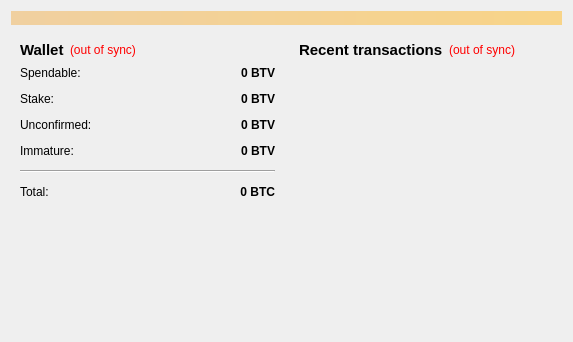
<?xml version="1.0" encoding="UTF-8"?>
<ui version="4.0">
 <class>OverviewPage</class>
 <widget class="QWidget" name="OverviewPage">
  <property name="geometry">
   <rect>
    <x>0</x>
    <y>0</y>
    <width>573</width>
    <height>342</height>
   </rect>
  </property>
  <property name="windowTitle">
   <string>Form</string>
  </property>
  <layout class="QVBoxLayout" name="topLayout">
   <item>
    <widget class="QLabel" name="labelAlerts">
     <property name="visible">
      <bool>false</bool>
     </property>
     <property name="styleSheet">
      <string notr="true">background-color: qlineargradient(x1: 0, y1: 0, x2: 1, y2: 0, stop:0 #F0D0A0, stop:1 #F8D488);  color:#000000
</string>
     </property>
     <property name="wordWrap">
      <bool>true</bool>
     </property>
     <property name="margin">
      <number>3</number>
     </property>
    </widget>
   </item>
   <item>
    <layout class="QHBoxLayout" name="horizontalLayout" stretch="1,1">
     <item>
      <layout class="QVBoxLayout" name="verticalLayout_2">
       <item>
        <widget class="QWidget" name="widget" native="true">
         <layout class="QVBoxLayout" name="verticalLayout_4">
          <item>
           <layout class="QHBoxLayout" name="horizontalLayout_4">
            <item>
             <widget class="QLabel" name="label_5">
              <property name="font">
               <font>
                <pointsize>11</pointsize>
                <weight>75</weight>
                <bold>true</bold>
               </font>
              </property>
              <property name="text">
               <string>Wallet</string>
              </property>
             </widget>
            </item>
            <item>
             <widget class="QLabel" name="labelWalletStatus">
              <property name="toolTip">
               <string>The displayed information may be out of date. Your wallet automatically synchronizes with the Bitvaluta network after a connection is established, but this process has not completed yet.</string>
              </property>
              <property name="styleSheet">
               <string notr="true">QLabel { color: red; }</string>
              </property>
              <property name="text">
               <string notr="true">(out of sync)</string>
              </property>
              <property name="alignment">
               <set>Qt::AlignLeading|Qt::AlignLeft|Qt::AlignVCenter</set>
              </property>
             </widget>
            </item>
            <item>
             <spacer name="horizontalSpacer_2">
              <property name="orientation">
               <enum>Qt::Horizontal</enum>
              </property>
              <property name="sizeHint" stdset="0">
               <size>
                <width>40</width>
                <height>20</height>
               </size>
              </property>
             </spacer>
            </item>
           </layout>
          </item>
          <item>
           <layout class="QFormLayout" name="formLayout_2">
            <property name="fieldGrowthPolicy">
             <enum>QFormLayout::AllNonFixedFieldsGrow</enum>
            </property>
            <property name="horizontalSpacing">
             <number>12</number>
            </property>
            <property name="verticalSpacing">
             <number>12</number>
            </property>
            <item row="0" column="0">
             <widget class="QLabel" name="label">
              <property name="text">
               <string>Spendable:</string>
              </property>
             </widget>
            </item>
            <item row="0" column="1">
             <widget class="QLabel" name="labelBalance">
              <property name="font">
               <font>
                <weight>75</weight>
                <bold>true</bold>
               </font>
              </property>
              <property name="cursor">
               <cursorShape>IBeamCursor</cursorShape>
              </property>
              <property name="toolTip">
               <string>Your current spendable balance</string>
              </property>
              <property name="text">
               <string notr="true">0 BTV</string>
              </property>
              <property name="alignment">
               <set>Qt::AlignRight|Qt::AlignTrailing|Qt::AlignVCenter</set>
              </property>
              <property name="textInteractionFlags">
               <set>Qt::LinksAccessibleByMouse|Qt::TextSelectableByKeyboard|Qt::TextSelectableByMouse</set>
              </property>
             </widget>
            </item>
            <item row="1" column="0">
             <widget class="QLabel" name="label_6">
              <property name="text">
               <string>Stake:</string>
              </property>
             </widget>
            </item>
            <item row="1" column="1">
             <widget class="QLabel" name="labelStake">
              <property name="font">
               <font>
                <weight>75</weight>
                <bold>true</bold>
               </font>
              </property>
              <property name="cursor">
               <cursorShape>IBeamCursor</cursorShape>
              </property>
              <property name="toolTip">
               <string>Total of coins that was staked, and do not yet count toward the current balance</string>
              </property>
              <property name="text">
               <string notr="true">0 BTV</string>
              </property>
              <property name="alignment">
               <set>Qt::AlignRight|Qt::AlignTrailing|Qt::AlignVCenter</set>
              </property>
              <property name="textInteractionFlags">
               <set>Qt::LinksAccessibleByMouse|Qt::TextSelectableByKeyboard|Qt::TextSelectableByMouse</set>
              </property>
             </widget>
            </item>
            <item row="2" column="0">
             <widget class="QLabel" name="label_3">
              <property name="text">
               <string>Unconfirmed:</string>
              </property>
             </widget>
            </item>
            <item row="2" column="1">
             <widget class="QLabel" name="labelUnconfirmed">
              <property name="font">
               <font>
                <weight>75</weight>
                <bold>true</bold>
               </font>
              </property>
              <property name="cursor">
               <cursorShape>IBeamCursor</cursorShape>
              </property>
              <property name="toolTip">
               <string>Total of transactions that have yet to be confirmed, and do not yet count toward the current balance</string>
              </property>
              <property name="text">
               <string notr="true">0 BTV</string>
              </property>
              <property name="alignment">
               <set>Qt::AlignRight|Qt::AlignTrailing|Qt::AlignVCenter</set>
              </property>
              <property name="textInteractionFlags">
               <set>Qt::LinksAccessibleByMouse|Qt::TextSelectableByKeyboard|Qt::TextSelectableByMouse</set>
              </property>
             </widget>
            </item>
            <item row="3" column="0">
             <widget class="QLabel" name="labelImmatureText">
              <property name="text">
               <string>Immature:</string>
              </property>
             </widget>
            </item>
            <item row="3" column="1">
             <widget class="QLabel" name="labelImmature">
              <property name="font">
               <font>
                <weight>75</weight>
                <bold>true</bold>
               </font>
              </property>
              <property name="toolTip">
               <string>Mined balance that has not yet matured</string>
              </property>
              <property name="text">
               <string notr="true">0 BTV</string>
              </property>
              <property name="alignment">
               <set>Qt::AlignRight|Qt::AlignTrailing|Qt::AlignVCenter</set>
              </property>
              <property name="textInteractionFlags">
               <set>Qt::LinksAccessibleByMouse|Qt::TextSelectableByKeyboard|Qt::TextSelectableByMouse</set>
              </property>
             </widget>
            </item>
            <item row="4" column="0" colspan="2">
             <widget class="Line" name="line">
              <property name="orientation">
               <enum>Qt::Horizontal</enum>
              </property>
             </widget>
            </item>
            <item row="5" column="0">
             <widget class="QLabel" name="labelTotalText">
              <property name="text">
               <string>Total:</string>
              </property>
             </widget>
            </item>
            <item row="5" column="1">
             <widget class="QLabel" name="labelTotal">
              <property name="font">
               <font>
                <weight>75</weight>
                <bold>true</bold>
               </font>
              </property>
              <property name="cursor">
               <cursorShape>IBeamCursor</cursorShape>
              </property>
              <property name="toolTip">
               <string>Your current total balance</string>
              </property>
              <property name="text">
               <string notr="true">0 BTC</string>
              </property>
              <property name="alignment">
               <set>Qt::AlignRight|Qt::AlignTrailing|Qt::AlignVCenter</set>
              </property>
              <property name="textInteractionFlags">
               <set>Qt::LinksAccessibleByMouse|Qt::TextSelectableByKeyboard|Qt::TextSelectableByMouse</set>
              </property>
             </widget>
            </item>
           </layout>
          </item>
         </layout>
        </widget>
       </item>
       <item>
        <spacer name="verticalSpacer">
         <property name="orientation">
          <enum>Qt::Vertical</enum>
         </property>
         <property name="sizeHint" stdset="0">
          <size>
           <width>20</width>
           <height>40</height>
          </size>
         </property>
        </spacer>
       </item>
      </layout>
     </item>
     <item>
      <layout class="QVBoxLayout" name="verticalLayout_3">
       <item>
        <widget class="QWidget" name="widget_2" native="true">
         <layout class="QVBoxLayout" name="verticalLayout">
          <item>
           <layout class="QHBoxLayout" name="horizontalLayout_2">
            <item>
             <widget class="QLabel" name="label_4">
              <property name="font">
               <font>
                <pointsize>11</pointsize>
                <weight>75</weight>
                <bold>true</bold>
               </font>
              </property>
              <property name="text">
               <string>&lt;b&gt;Recent transactions&lt;/b&gt;</string>
              </property>
             </widget>
            </item>
            <item>
             <widget class="QLabel" name="labelTransactionsStatus">
              <property name="toolTip">
               <string>The displayed information may be out of date. Your wallet automatically synchronizes with the Bitvaluta network after a connection is established, but this process has not completed yet.</string>
              </property>
              <property name="styleSheet">
               <string notr="true">QLabel { color: red; }</string>
              </property>
              <property name="text">
               <string notr="true">(out of sync)</string>
              </property>
              <property name="alignment">
               <set>Qt::AlignRight|Qt::AlignTrailing|Qt::AlignVCenter</set>
              </property>
             </widget>
            </item>
            <item>
             <spacer name="horizontalSpacer">
              <property name="orientation">
               <enum>Qt::Horizontal</enum>
              </property>
              <property name="sizeHint" stdset="0">
               <size>
                <width>40</width>
                <height>20</height>
               </size>
              </property>
             </spacer>
            </item>
           </layout>
          </item>
          <item>
           <widget class="QListView" name="listTransactions">
            <property name="styleSheet">
             <string notr="true">QListView { background: transparent; }</string>
            </property>
            <property name="frameShape">
             <enum>QFrame::NoFrame</enum>
            </property>
            <property name="verticalScrollBarPolicy">
             <enum>Qt::ScrollBarAlwaysOff</enum>
            </property>
            <property name="horizontalScrollBarPolicy">
             <enum>Qt::ScrollBarAlwaysOff</enum>
            </property>
            <property name="selectionMode">
             <enum>QAbstractItemView::NoSelection</enum>
            </property>
           </widget>
          </item>
         </layout>
        </widget>
       </item>
      </layout>
     </item>
    </layout>
   </item>
  </layout>
 </widget>
 <resources/>
 <connections/>
</ui>
